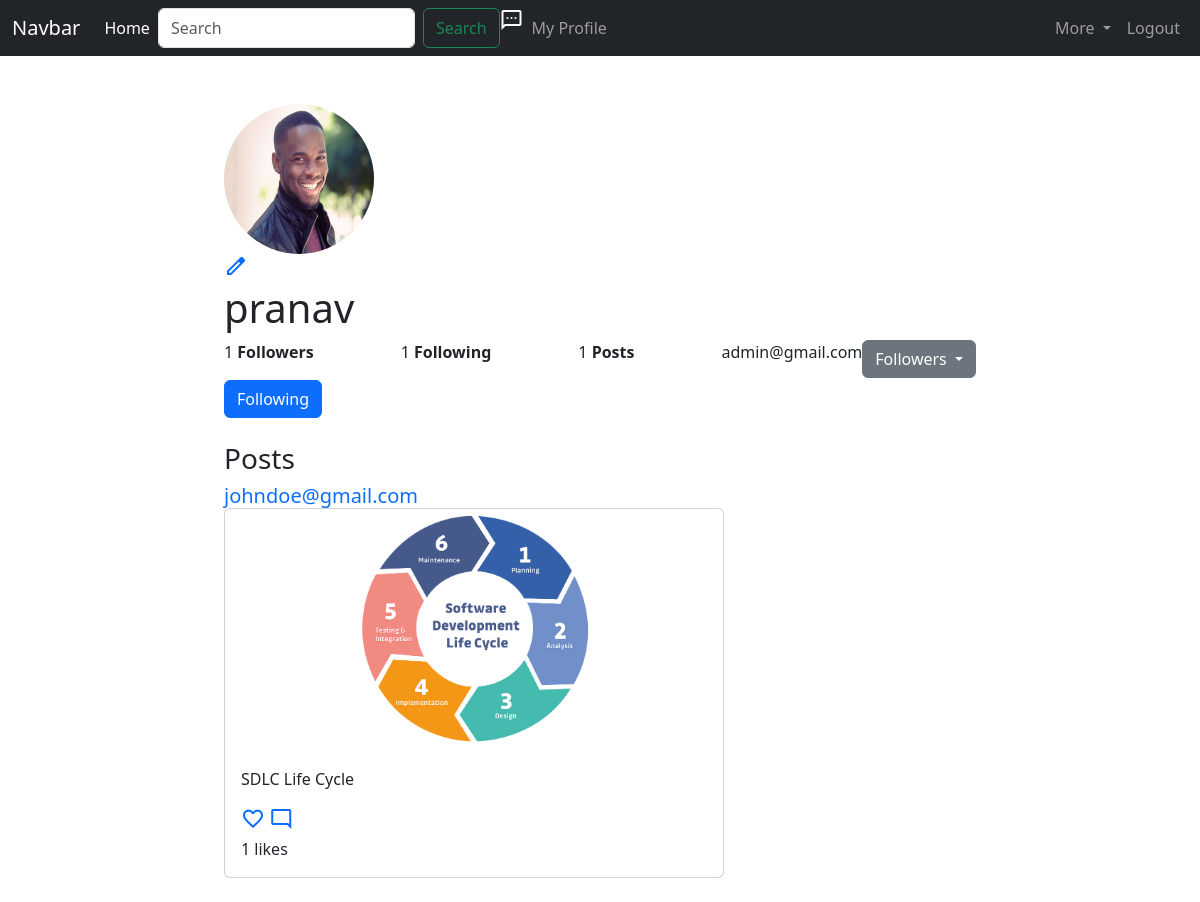
Screenshot of /user_profile/3 (signed in) with the database file from the repository.
### base/models.py (models this page shows, shortened)
class CustomUser(AbstractUser):
    username = models.CharField(max_length=50, blank=True, null=True)
    email = models.EmailField(_("email address"), unique=True)
    profile_photo = models.ImageField(blank=True, null=True)
    bio = models.TextField(max_length=500, blank=True)
    @property
    def Photourl(self):
        try:
            url = self.profile_photo.url
        except:
            url = settings.MEDIA_URL + 'images/default_img.jpg'
        return url
    USERNAME_FIELD = "email"
    REQUIRED_FIELDS = []
    objects = CustomUserManager()
    def __str__(self):
        return self.email

class Follow(models.Model):
    follower = models.ForeignKey(CustomUser, on_delete=models.CASCADE, related_name='followers')
    following = models.ForeignKey(CustomUser, on_delete=models.CASCADE, related_name='followings')
    created_at = models.DateTimeField(auto_now_add = True)
    def __str__(self):
        return f"{self.follower}"

class Post(models.Model):
    picture = models.ImageField(null=True, blank=True)
    posted_by = models.ForeignKey(CustomUser, on_delete=models.CASCADE, related_name='posts')
    caption = models.CharField(max_length=100, blank=True, null=True)
    created_at = models.DateTimeField(auto_now_add=True)
    no_of_likes = models.ManyToManyField(CustomUser, related_name="postlikes", blank=True)
    @property
    def ImageURL(self):
        try:
            url = self.picture.url
        except:
            url = ''
        return url

### base/views.py (the view)
# urls.py: path("user_profile/<int:pk>", views.user_profile, name="user_profile"),
@login_required(login_url=('login/'))
def user_profile(request, pk):
    user = CustomUser.objects.get(id=pk)
    no_of_followers = Follow.objects.filter(following=pk).count()
    no_of_following = Follow.objects.filter(follower=pk).count()
    no_of_posts = Post.objects.filter(posted_by = pk).count()
    posts = Post.objects.filter(posted_by = pk)
    followers_list = list(Follow.objects.filter(following=user).values_list('follower__email', flat=True))
    followers = Follow.objects.filter(following=user)
    print(followers)
    context = {
        'posts':posts,
        'user':user,
        'no_of_followers':no_of_followers,
        'no_of_following':no_of_following,
        'no_of_posts':no_of_posts,
        'followers_list':followers_list,
        'followers':followers,
    }
    return render(request, "user_profile.html", context)

### base/templates/user_profile.html (shortened to what this page needs)
{% extends 'base.html' %}
{% block content %}
  {% if user %}
    <div class="container mt-5">
      <div class="row">
        <div class="col-md-3">
          <img src="{{ user.Photourl }}" class="profile-photo rounded-circle thumbnail" alt="">
        </div>
        <a href="{% url 'update_profile' pk=user.id %}"><span class="material-symbols-outlined">
          </span></a>
        <div class="col-md-9">
          <h1>{{ user.username }}</h1>
          <div class="d-flex">
            <div class="flex-grow-1">
              <p>{{ no_of_followers }} <strong>Followers</strong></p>
            </div>
            <div class="flex-grow-1">
              <p>{{ no_of_following }} <strong>Following</strong> </p>
            </div>
            <div class="flex-grow-1">
              <p>{{ no_of_posts }} <strong>Posts</strong> </p>
            </div>
              {% if followers %}
            {% for follower in followers %}
            <p>{{follower}}</p>
            {% endfor %}
            {% endif %}
            {% if followers %}
        <div class="dropdown">
          <button class="btn btn-secondary dropdown-toggle" type="button" data-bs-toggle="dropdown" aria-expanded="false">
            Followers
          </button>
        </div>
        {% endif %}
          </div>
        </div>
      {% if request.user.email in followers_list %}
      <div class="col-md-12">
        <form action="{% url 'unfollow_user' pk=user.id %}" method="POST">
          <button type="submit" class="btn btn-primary">Following</button>
        </form>
      {% endif %}
        <div class="col-md-12 mt-4">
          <h3>Posts</h3>
        </div>
      </div>
      <div class="container">
        <div class="row justify-content-center">
          <div class="col-lg-8">
      {% for post in posts %}
      <h5 class="card-title">
        <a href="{% url 'user_profile' post.posted_by.id %}" style="text-decoration: none">{{post.posted_by}}</a>
      </h5>
      <div class="card mb-4" style="max-width: 500px;">
        <a href="{% url 'view_post' post.id %}"><img src="{{ post.ImageURL }}" class="card-img-top" alt="Post Image" style="max-width: 100%; height: auto;"></a>
        <div class="card-body">
          <p class="card-text">{{post.caption}}</p>
          <span class="material-symbols-outlined">
            <form id="likeForm{{ post.id }}" action="{% url 'like_post' post.id %}" method="POST">
              <a href="#" onclick="document.getElementById('likeForm{{ post.id }}').submit();" data-post-id="{{ post.id }}" class="like-button">favorite</a>
            </form>
          </span>
          <span class="material-symbols-outlined">
            <a href="{% url 'view_post' post.id %}">mode_comment</a>
          </span><br>
          <p class="card-text">{{post.no_of_likes.count}} likes</p>
        </div>
      </div>
            {% endfor %}
          </div>
        </div>
      </div>
    </div>
  {% endif %}
{% endblock %}

### static/css/index.css (style rules this page uses)
a { text-decoration: none; }
.container { max-width: 800px; }
.thumbnail { width: 150px; height: 150px; }
.row>* { flex-shrink: 0; width: 100%; max-width: 100%; }

### rows the page displays
CustomUser: Photourl (picture), username "pranav"
Follow: follower.email "admin@gmail.com"
Post: posted_by "johndoe@gmail.com", ImageURL (picture), caption "SDLC Life Cycle", no_of_likes.count "1"

### other values shown
{{ no_of_followers }} "1"
{{ no_of_following }} "1"
{{ no_of_posts }} "1"
